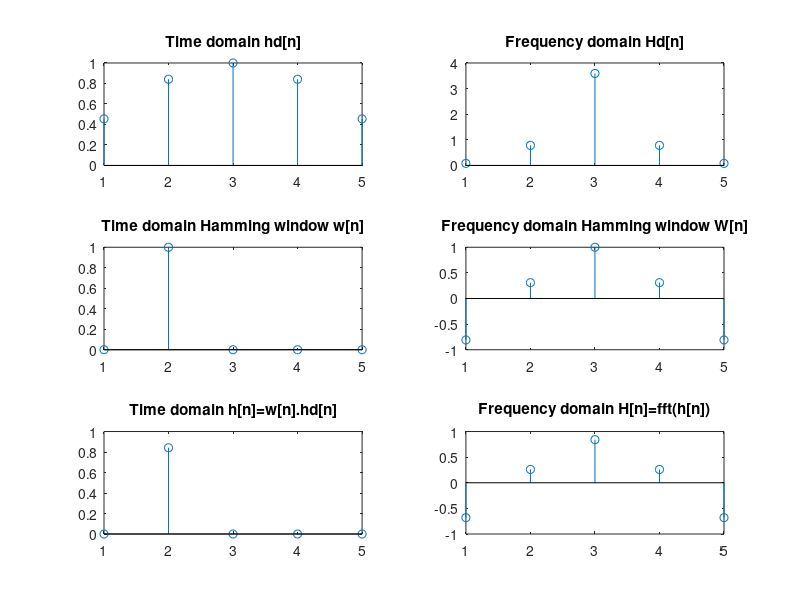

This chart was generated by the following MATLAB code: (Note: this script raises an error after producing the figure.)
clc
clear all;
close all;
%%Desired impulse response
N=input('Enter no of samples:');
index=0;
for n1=-(N-1)/2:(N-1)/2
    index=index+1;
    if n1==0
        hd(index)=1;
    else
        hd(index)=sin(n1)/n1;
    end
    n(index)=n1;
end
subplot(321);
stem(hd);
title('Time domain hd[n]');

Xd=fft(hd);
Hd=fftshift(Xd);
subplot(322);
stem(abs(Hd));
title('Frequency domain Hd[n]');

%%%Rectangular window
M=1+(N-1)/5; %%M<N
p=((N-1)/2)-((M-1)/2);
q=((N-1)/2)+((M-1)/2);
for n=1:N
    if(n>=p) && (n<=q)
        wb(n)=0.54-0.46.*cos(2*pi*(n-p)/(M-1));
    else
        wb(n)=0;
    end
end
subplot(323);
stem(wb);
title('Time domain Hamming window w[n]');
Wb=fft(wb);
Wb=fftshift(Wb);
subplot(324);
stem(Wb);
title('Frequency domain Hamming window W[n]');

%%% Truncated impulse response
h=wb.*hd;
subplot(325);
stem(h)
title('Time domain h[n]=w[n].hd[n]');

X=fft(h);
H=fftshift(X);
subplot(326)
stem(H)
title('Frequency domain H[n]=fft(h[n])');

%%Low pass filter(LPF)
fl=1; %low cutoff frequency
fh=N; %fh<=N
for n=1:N
    if(n>=fl) && p+n-1<=N
        H_LPF(n)=H(p+n-1);
    else
        H_LPF(n)=0;
    end
end
figure(2)
subplot(221)
stem(abs(H_LPF))
title('H_LPF[n]')

%%High pass filter(HPF)
fl=(N-1)/3; %low cutoff frequency
fh=N; %fh<=N;

for n=1:N
    if(n>=fl) && p+n-fl<=N
        H_HPF(n)=H(p+n-fl);
    else
        H_HPF(n)=0;
    end
end
subplot(222)
stem(abs(H_HPF))
title('H_HPF[n]')

%%Band pass filter(BPF)
fl=(N-1)/3; %low cutoff frequency
fh=fl+M; %high cutoff frequency:fh<=N;
for n=1:N
    if(n>=fl) && n<=fh
        H_BPF(n)=H(p+(n-fl+1));
    else
        H_BPF(n)=0;
    end
end
subplot(223)
stem(abs(H_BPF))
title('H_BPF[n]')

%%Band stop filter(BSF)
fl=(N-1)/3; %low cutoff frequency
fh=fl+M; %high cutoff frequency
for n=1:N
    if(n<=fl)
        H_BSF(n)=H(((N-1)/2-fl)+n);
    elseif(n>=fh) && ((N-1)/2+n-fh)<=N
        H_BSF(n)=H(((N-1)/2+n-fh));
    else
        H_BSF(n)=0;
    end
end
subplot(224)
stem(abs(H_BSF))
title('H_BSF[n]')